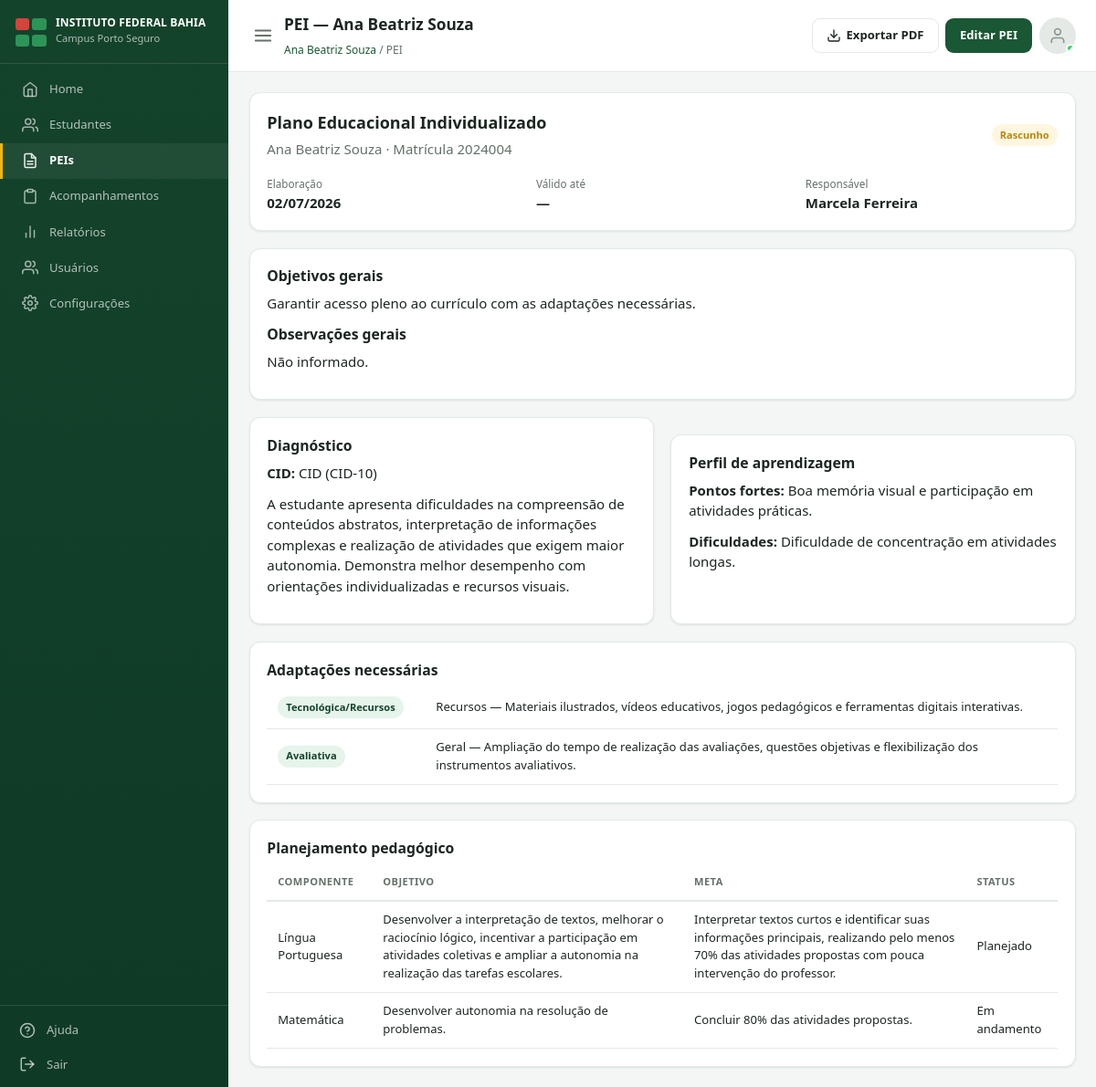
Page /pei/4/ (signed in) on the committed database.
### estudantes/models.py (models this page shows, shortened)
class Estudante(models.Model):
    class Necessidade(models.TextChoices):
        DEFICIENCIA_INTELECTUAL = 'deficiencia_intelectual', 'Deficiência Intelectual'
        DEFICIENCIA_FISICA = 'deficiencia_fisica', 'Deficiência Física'
        BAIXA_VISAO = 'baixa_visao', 'Baixa Visão'
        CEGUEIRA = 'cegueira', 'Cegueira'
        SURDEZ = 'surdez', 'Surdez/Deficiência Auditiva'
        TEA = 'tea', 'Transtorno do Espectro Autista (TEA)'
        TDAH = 'tdah', 'TDAH'
        ALTAS_HABILIDADES = 'altas_habilidades', 'Altas Habilidades/Superdotação'
        OUTROS = 'outros', 'Outros'
    nome_completo = models.CharField('Nome completo', max_length=150)
    data_nascimento = models.DateField('Data de nascimento', null=True, blank=True)
    matricula = models.CharField('Matrícula', max_length=30, unique=True)
    curso = models.CharField('Curso', max_length=150, blank=True)
    turma = models.CharField('Turma', max_length=50, blank=True)
    campus = models.CharField('Campus', max_length=100, default='Porto Seguro')
    telefone = models.CharField('Telefone do estudante', max_length=20, blank=True)
    email = models.EmailField('E-mail do estudante', blank=True)
    responsavel_nome = models.CharField('Nome do responsável', max_length=150, blank=True)
    responsavel_telefone = models.CharField('Telefone do responsável', max_length=20, blank=True)
    foto = models.ImageField('Foto', upload_to='estudantes/fotos/', null=True, blank=True)
    necessidade_especifica = models.CharField(
        'Necessidade específica', max_length=30, choices=Necessidade.choices,
        default=Necessidade.OUTROS,
    )
    descricao_necessidade = models.TextField('Descrição da necessidade', blank=True)
    professor_responsavel = models.ForeignKey(
        settings.AUTH_USER_MODEL, on_delete=models.SET_NULL, null=True, blank=True,
        related_name='estudantes_responsavel', verbose_name='Professor(a) AEE responsável',
    )
    ativo = models.BooleanField('Ativo', default=True)
    criado_por = models.ForeignKey(
        settings.AUTH_USER_MODEL, on_delete=models.SET_NULL, null=True, blank=True,
        related_name='estudantes_cadastrados',
    )
    criado_em = models.DateTimeField(auto_now_add=True)
    atualizado_em = models.DateTimeField(auto_now=True)
    class Meta:
        verbose_name = 'Estudante'
        verbose_name_plural = 'Estudantes'
        ordering = ['nome_completo']

class Diagnostico(models.Model):
    estudante = models.OneToOneField(
        Estudante, on_delete=models.CASCADE, related_name='diagnostico',
    )
    cid = models.CharField('CID', max_length=20, blank=True)
    data_diagnostico = models.DateField('Data do diagnóstico', null=True, blank=True)
    profissional_responsavel = models.CharField('Profissional responsável', max_length=150, blank=True)
    descricao = models.TextField('Descrição do diagnóstico', blank=True)
    observacoes = models.TextField('Observações médicas', blank=True)
    laudo_medico = models.FileField('Laudo médico (arquivo)', upload_to='estudantes/laudos/', null=True, blank=True)
    atualizado_em = models.DateTimeField(auto_now=True)
    class Meta:
        verbose_name = 'Diagnóstico'
        verbose_name_plural = 'Diagnósticos'

class PerfilAprendizagem(models.Model):
    estudante = models.OneToOneField(
        Estudante, on_delete=models.CASCADE, related_name='perfil_aprendizagem',
    )
    pontos_fortes = models.TextField('Pontos fortes', blank=True)
    dificuldades = models.TextField('Principais dificuldades', blank=True)
    estilo_aprendizagem = models.TextField('Estilo de aprendizagem', blank=True)
    interesses = models.TextField('Interesses e preferências', blank=True)
    observacoes = models.TextField('Observações gerais', blank=True)
    atualizado_em = models.DateTimeField(auto_now=True)
    class Meta:
        verbose_name = 'Perfil de aprendizagem'
        verbose_name_plural = 'Perfis de aprendizagem'

class Adaptacao(models.Model):
    class Tipo(models.TextChoices):
        CURRICULAR = 'curricular', 'Curricular'
        AVALIATIVA = 'avaliativa', 'Avaliativa'
        ESTRUTURAL = 'estrutural', 'Estrutural/Física'
        COMUNICACIONAL = 'comunicacional', 'Comunicacional'
        TECNOLOGICA = 'tecnologica', 'Tecnológica/Recursos'
    estudante = models.ForeignKey(Estudante, on_delete=models.CASCADE, related_name='adaptacoes')
    tipo = models.CharField(max_length=20, choices=Tipo.choices, default=Tipo.CURRICULAR)
    disciplina = models.CharField('Componente curricular', max_length=100, blank=True)
    descricao = models.TextField('Descrição da adaptação')
    criado_por = models.ForeignKey(
        settings.AUTH_USER_MODEL, on_delete=models.SET_NULL, null=True, blank=True,
    )
    criado_em = models.DateTimeField(auto_now_add=True)
    class Meta:
        verbose_name = 'Adaptação'
        verbose_name_plural = 'Adaptações'
        ordering = ['-criado_em']

class PlanejamentoPedagogico(models.Model):
    class Status(models.TextChoices):
        PLANEJADO = 'planejado', 'Planejado'
        EM_ANDAMENTO = 'em_andamento', 'Em andamento'
        CONCLUIDO = 'concluido', 'Concluído'
    estudante = models.ForeignKey(Estudante, on_delete=models.CASCADE, related_name='planejamentos')
    disciplina = models.CharField('Componente curricular', max_length=100, blank=True)
    objetivo = models.TextField('Objetivo pedagógico')
    estrategia = models.TextField('Estratégia/metodologia', blank=True)
    meta = models.TextField('Meta esperada', blank=True)
    prazo = models.DateField('Prazo', null=True, blank=True)
    status = models.CharField(max_length=20, choices=Status.choices, default=Status.PLANEJADO)
    criado_por = models.ForeignKey(
        settings.AUTH_USER_MODEL, on_delete=models.SET_NULL, null=True, blank=True,
    )
    criado_em = models.DateTimeField(auto_now_add=True)
    class Meta:
        verbose_name = 'Planejamento pedagógico'
        verbose_name_plural = 'Planejamentos pedagógicos'
        ordering = ['-criado_em']

### pei/models.py (models this page shows, shortened)
class PEI(models.Model):
    class Status(models.TextChoices):
        RASCUNHO = 'rascunho', 'Rascunho'
        EM_ELABORACAO = 'em_elaboracao', 'Em elaboração'
        VIGENTE = 'vigente', 'Vigente'
        VENCIDO = 'vencido', 'Vencido'
        CONCLUIDO = 'concluido', 'Concluído'
    estudante = models.OneToOneField(
        'estudantes.Estudante', on_delete=models.CASCADE, related_name='pei',
    )
    status = models.CharField(max_length=20, choices=Status.choices, default=Status.RASCUNHO)
    data_elaboracao = models.DateField('Data de elaboração', default=timezone.localdate)
    data_validade = models.DateField('Válido até', null=True, blank=True)
    responsavel_elaboracao = models.ForeignKey(
        settings.AUTH_USER_MODEL, on_delete=models.SET_NULL, null=True, blank=True,
        related_name='peis_elaborados',
    )
    objetivos_gerais = models.TextField('Objetivos gerais do PEI', blank=True)
    observacoes_gerais = models.TextField('Observações gerais', blank=True)
    criado_em = models.DateTimeField(auto_now_add=True)
    atualizado_em = models.DateTimeField(auto_now=True)
    class Meta:
        verbose_name = 'PEI'
        verbose_name_plural = 'PEIs'
        ordering = ['-atualizado_em']

### accounts/models.py (models this page shows)
class Usuario(AbstractUser):
    class Perfil(models.TextChoices):
        COORDENACAO = 'coordenacao', 'Coordenação CAPNE'
        PROFESSOR = 'professor', 'Professor'
    perfil = models.CharField(
        max_length=20, choices=Perfil.choices, default=Perfil.PROFESSOR,
    )
    registro = models.CharField(
        'Matrícula/SIAPE', max_length=30, blank=True,
    )
    campus = models.CharField(max_length=100, blank=True, default='Porto Seguro')
    telefone = models.CharField(max_length=20, blank=True)
    ativo = models.BooleanField(default=True)
    criado_em = models.DateTimeField(auto_now_add=True)
    class Meta:
        verbose_name = 'Usuário'
        verbose_name_plural = 'Usuários'
        ordering = ['first_name', 'last_name']
    def __str__(self):
        return self.get_full_name() or self.username
    @property
    def is_coordenacao(self):
        return self.perfil == self.Perfil.COORDENACAO

### pei/views.py (the view)
# urls.py: path('<int:pk>/', views.pei_detail, name='detail'),
@login_required
def pei_detail(request, pk):
    estudante = get_object_or_404(Estudante, pk=pk)
    if not _pode_acessar(request, estudante):
        messages.error(request, 'Você não tem acesso a este estudante.')
        return redirect('estudantes:list')
    pei = getattr(estudante, 'pei', None)
    return render(request, 'pei/pei_detail.html', {
        'estudante': estudante,
        'pei': pei,
        'diagnostico': getattr(estudante, 'diagnostico', None),
        'perfil_aprendizagem': getattr(estudante, 'perfil_aprendizagem', None),
        'adaptacoes': estudante.adaptacoes.all(),
        'planejamentos': estudante.planejamentos.all(),
    })

### dashboard/templatetags/icons.py (called while the page is built)
@register.simple_tag
def icon(name, size=18, css_class=''):
    path = PATHS.get(name, '')
    extra = f' {css_class}' if css_class else ''
    return mark_safe(
        f'<svg xmlns="http://www.w3.org/2000/svg" width="{size}" height="{size}" viewBox="0 0 24 24" '
        f'fill="none" stroke="currentColor" stroke-width="2" stroke-linecap="round" '
        f'stroke-linejoin="round" class="icon-svg{extra}">{path}</svg>'
    )

### pei/views.py (called while the page is built)
def _pode_acessar(request, estudante):
    return request.user.is_coordenacao or estudante.professor_responsavel_id == request.user.id

### templates/pei/pei_detail.html
{% extends 'base.html' %}
{% load icons %}
{% block page_title %}PEI — {{ estudante.nome_completo }}{% endblock %}
{% block breadcrumb %}<div class="breadcrumb"><a href="{% url 'estudantes:detail' estudante.pk %}">{{ estudante.nome_completo }}</a> / PEI</div>{% endblock %}
{% block topbar_actions %}
<div class="btn-group">
  {% if pei %}<a class="btn btn-outline" href="{% url 'pei:pdf' estudante.pk %}" target="_blank">{% icon 'download' size=16 %} Exportar PDF</a>{% endif %}
  {% if user.is_coordenacao %}<a class="btn" href="{% url 'pei:update' estudante.pk %}">{% if pei %}Editar PEI{% else %}Elaborar PEI{% endif %}</a>{% endif %}
</div>
{% endblock %}
{% block content %}
{% if not pei %}
<div class="card">
  <div class="empty-state">
    {% icon 'file-text' size=28 %}
    <div style="margin-top:.5rem">Este estudante ainda não possui um Plano Educacional Individualizado elaborado.</div>
    {% if user.is_coordenacao %}
    <div style="margin-top:1rem"><a class="btn" href="{% url 'pei:update' estudante.pk %}">Elaborar PEI</a></div>
    {% endif %}
  </div>
</div>
{% else %}
<div class="card" style="margin-bottom:1.25rem">
  <div class="d-flex justify-between align-center flex-wrap gap-2">
    <div>
      <h2 style="margin-bottom:.25rem">Plano Educacional Individualizado</h2>
      <div class="text-muted">{{ estudante.nome_completo }} · Matrícula {{ estudante.matricula }}</div>
    </div>
    <div>
      {% if pei.status == 'vigente' %}<span class="badge">Vigente</span>
      {% elif pei.status == 'vencido' %}<span class="badge badge-danger">Vencido</span>
      {% else %}<span class="badge badge-warning">{{ pei.get_status_display }}</span>{% endif %}
    </div>
  </div>
  <div class="grid grid-3" style="margin-top:1.25rem">
    <div><div class="text-muted" style="font-size:.78rem">Elaboração</div><strong>{{ pei.data_elaboracao|date:'d/m/Y'|default:'—' }}</strong></div>
    <div><div class="text-muted" style="font-size:.78rem">Válido até</div><strong>{{ pei.data_validade|date:'d/m/Y'|default:'—' }}</strong></div>
    <div><div class="text-muted" style="font-size:.78rem">Responsável</div><strong>{{ pei.responsavel_elaboracao|default:'—' }}</strong></div>
  </div>
</div>
<div class="card">
  <h3>Objetivos gerais</h3>
  <p>{{ pei.objetivos_gerais|linebreaksbr|default:'Não informado.' }}</p>
  <h3>Observações gerais</h3>
  <p>{{ pei.observacoes_gerais|linebreaksbr|default:'Não informado.' }}</p>
</div>
<div class="grid grid-2" style="margin-top:1.25rem">
  <div class="card">
    <h3>Diagnóstico</h3>
    {% if diagnostico %}
    <p><strong>CID:</strong> {{ diagnostico.cid|default:'—' }}</p>
    <p>{{ diagnostico.descricao|linebreaksbr|default:'—' }}</p>
    {% else %}<p class="text-muted">Não cadastrado.</p>{% endif %}
  </div>
  <div class="card">
    <h3>Perfil de aprendizagem</h3>
    {% if perfil_aprendizagem %}
    <p><strong>Pontos fortes:</strong> {{ perfil_aprendizagem.pontos_fortes|default:'—' }}</p>
    <p><strong>Dificuldades:</strong> {{ perfil_aprendizagem.dificuldades|default:'—' }}</p>
    {% else %}<p class="text-muted">Não cadastrado.</p>{% endif %}
  </div>
</div>
<div class="card" style="margin-top:1.25rem">
  <h3>Adaptações necessárias</h3>
  {% if adaptacoes %}
  <table class="data-table">
    {% for item in adaptacoes %}
    <tr><td style="width:20%"><span class="badge">{{ item.get_tipo_display }}</span></td><td>{{ item.disciplina|default:'Geral' }} — {{ item.descricao }}</td></tr>
    {% endfor %}
  </table>
  {% else %}<p class="text-muted">Nenhuma adaptação cadastrada.</p>{% endif %}
</div>
<div class="card" style="margin-top:1.25rem">
  <h3>Planejamento pedagógico</h3>
  {% if planejamentos %}
  <table class="data-table">
    <thead><tr><th>Componente</th><th>Objetivo</th><th>Meta</th><th>Status</th></tr></thead>
    {% for item in planejamentos %}
    <tr><td>{{ item.disciplina|default:'—' }}</td><td>{{ item.objetivo }}</td><td>{{ item.meta|default:'—' }}</td><td>{{ item.get_status_display }}</td></tr>
    {% endfor %}
  </table>
  {% else %}<p class="text-muted">Nenhum planejamento cadastrado.</p>{% endif %}
</div>
{% endif %}
{% endblock %}

### static/css/style.css (style rules this page uses)
:root { --verde-900: #0f3a26; --verde-800: #14432b; --verde-700: #1a5734; --verde-600: #227a45; --verde-500: #2d9457; --verde-100: #e6f4ec; --verde-50: #f2faf5; --roxo: #7c6fe0; --amarelo: #f2b705; --azul: #3b82c4; --cinza-cat: #a2ada7; --bg: #f3f6f4; --card-bg: #ffffff; --text: #1c2621; --text-muted: #647169; --border: #e3e9e5; --danger: #d1453b; --danger-bg: #fbe9e7; --warning: #b8860b; --warning-bg: #fff6e0; --sucesso: #1a5734; --sucesso-bg: #e6f4ec; --radius: 12px; --shadow: 0 1px 2px rgba(15, 58, 38, 0.05), 0 1px 3px rgba(15, 58, 38, 0.05); --sidebar-w: 250px; --laranja: #d98a1f; --laranja-bg: #fdf1e0; }
* { box-sizing: border-box; }
.icon-svg { display: inline-block; vertical-align: middle; flex-shrink: 0; }
.btn .icon-svg, .quick-link .icon-svg, .topbar-profile .icon-svg { display: block; }
html, body { margin: 0; padding: 0; background: var(--bg); color: var(--text); font-family: "Segoe UI", Roboto, -apple-system, BlinkMacSystemFont, Arial, sans-serif; font-size: 15px; line-height: 1.5; }
a { color: var(--verde-700); text-decoration: none; }
h1, h2, h3, h4 { margin: 0 0 .4em; font-weight: 600; color: var(--text); }
h2 { font-size: 1.2rem; }
h3 { font-size: 1.05rem; }
p { margin: 0 0 .75em; }
.sidebar-nav a .icon-svg { flex-shrink: 0; opacity: .9; }
.topbar .breadcrumb { font-size: .8rem; color: var(--text-muted); }
.card { background: var(--card-bg); border: 1px solid var(--border); border-radius: var(--radius); box-shadow: var(--shadow); padding: 1.25rem; }
.card + .card { margin-top: 1.25rem; }
.grid { display: grid; gap: 1.25rem; }
.grid-2 { grid-template-columns: repeat(auto-fit, minmax(280px, 1fr)); }
.grid-3 { grid-template-columns: repeat(auto-fit, minmax(220px, 1fr)); }
.btn { display: inline-flex; align-items: center; gap: .4rem; padding: .55rem 1rem; border-radius: 9px; border: 1px solid transparent; font-size: .87rem; font-weight: 600; cursor: pointer; text-decoration: none; background: var(--verde-700); color: #fff; }
.btn-outline { background: transparent; border-color: var(--border); color: var(--text); }
.btn-group { display: flex; gap: .5rem; flex-wrap: wrap; }
table.data-table { width: 100%; border-collapse: collapse; font-size: .87rem; }
.data-table th { text-align: left; padding: .7rem .8rem; border-bottom: 2px solid var(--border); color: var(--text-muted); font-size: .74rem; text-transform: uppercase; letter-spacing: .04em; }
.data-table td { padding: .7rem .8rem; border-bottom: 1px solid var(--border); vertical-align: middle; }
.badge { display: inline-flex; align-items: center; gap: .3rem; padding: .25rem .6rem; border-radius: 999px; font-size: .74rem; font-weight: 600; background: var(--verde-100); color: var(--verde-800); }
.badge-warning { background: var(--warning-bg); color: var(--warning); }
.text-muted { color: var(--text-muted); }
.d-flex { display: flex; }
.gap-2 { gap: .5rem; }
.align-center { align-items: center; }
.justify-between { justify-content: space-between; }
.flex-wrap { flex-wrap: wrap; }

### rows in the picture
Estudante: nome_completo "Ana Beatriz Souza", matricula "2024004"
PEI: status "Rascunho", data_elaboracao "02/07/2026", data_validade "—", responsavel_elaboracao "Marcela Ferreira", objetivos_gerais "Garantir acesso pleno ao currículo com as adaptações necessárias.", observacoes_gerais "Não informado."
Diagnostico: cid "CID (CID-10)", descricao "A estudante apresenta dificuldades na compreensão de conteúdos abstratos, interpretação de informações complexas e realização de atividades que exigem maior autonomia. Demonstra melhor desempenho com orientações individualizadas e recursos visuais."
PerfilAprendizagem: pontos_fortes "Boa memória visual e participação em atividades práticas.", dificuldades "Dificuldade de concentração em atividades longas."
Adaptacao: tipo "Tecnológica/Recursos", disciplina "Recursos", descricao "Materiais ilustrados, vídeos educativos, jogos pedagógicos e ferramentas digitais interativas."
Adaptacao: tipo "Avaliativa", disciplina "Geral", descricao "Ampliação do tempo de realização das avaliações, questões objetivas e flexibilização dos instrumentos avaliativos."
PlanejamentoPedagogico: disciplina "Língua Portuguesa", objetivo "Desenvolver a interpretação de textos, melhorar o raciocínio lógico, incentivar a participação em atividades coletivas e ampliar a autonomia na realização das tarefas escolares.", meta "Interpretar textos curtos e identificar suas informações principais, realizando pelo menos 70% das atividades propostas com pouca intervenção do professor.", status "Planejado"
PlanejamentoPedagogico: disciplina "Matemática", objetivo "Desenvolver autonomia na resolução de problemas.", meta "Concluir 80% das atividades propostas.", status "Em andamento"
